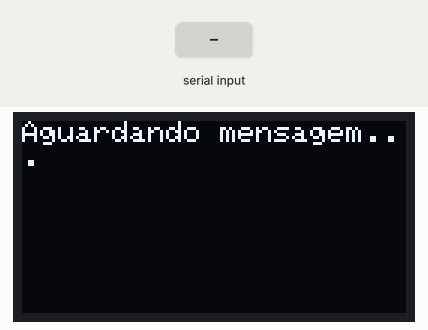
This sketch was run on a simulated ESP32. Shown: 128×64 one-colour display. The test bench sets the inputs (shaded band). What the sketch prints to the serial monitor is not drawn.

Above: at 1.2 s.
1.3 s: "1\n" received over Serial
At 2.3 s:
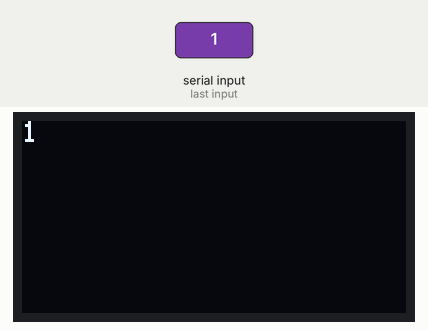
2.8 s: "0\n" received over Serial
At 3.5 s:
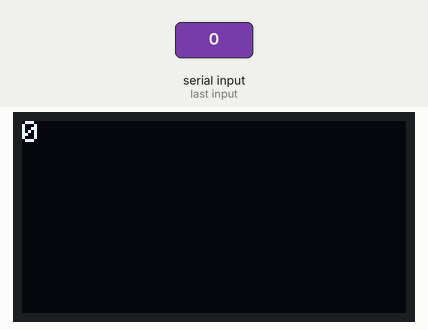
4.3 s: "2\n" received over Serial
Timing chart, 0 to 7.3 s (numbered marks = the images above; inputs shaded):
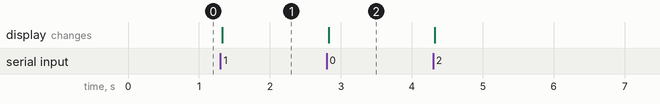

Measured:
- after the input at 1.3 s, the display: changes at once (image 1)
- after the input at 2.8 s, the display: changes at once (image 2)

The sketch:

ex7_oled_mensagem.ino
```cpp
#include <Wire.h>
#include <Adafruit_GFX.h>
#include <Adafruit_SSD1306.h>

#define LARGURA 128
#define ALTURA 64
#define OLED_RESET -1
#define ENDERECO 0x3C

#define PINO_SDA 21  // dados
#define PINO_SCL 22  // clock

Adafruit_SSD1306 display(LARGURA, ALTURA, &Wire, OLED_RESET);

String mensagem = "Aguardando mensagem...";

void mostrarMensagem() {
  display.clearDisplay();
  display.setTextSize(1);
  display.setTextColor(SSD1306_WHITE);
  display.setCursor(0, 0);
  display.print(mensagem);  // quebra de linha automatica quando o texto nao cabe
  display.display();
}

void setup() {
  Serial.begin(115200);
  Wire.begin(PINO_SDA, PINO_SCL);

  if (!display.begin(SSD1306_SWITCHCAPVCC, ENDERECO, true, false)) {
    Serial.println("OLED nao encontrado!");
    while (true)
      ;
  }

  mostrarMensagem();
  Serial.println("Pronto! Digite uma mensagem:");
}

void loop() {
  if (Serial.available()) {                   // chegou algo pela serial?
    mensagem = Serial.readStringUntil('\n');  // le ate o Enter
    mensagem.trim();                          // tira espacos e \r do final

    Serial.print("Recebido: ");
    Serial.println(mensagem);

    mostrarMensagem();
  }
}
```
